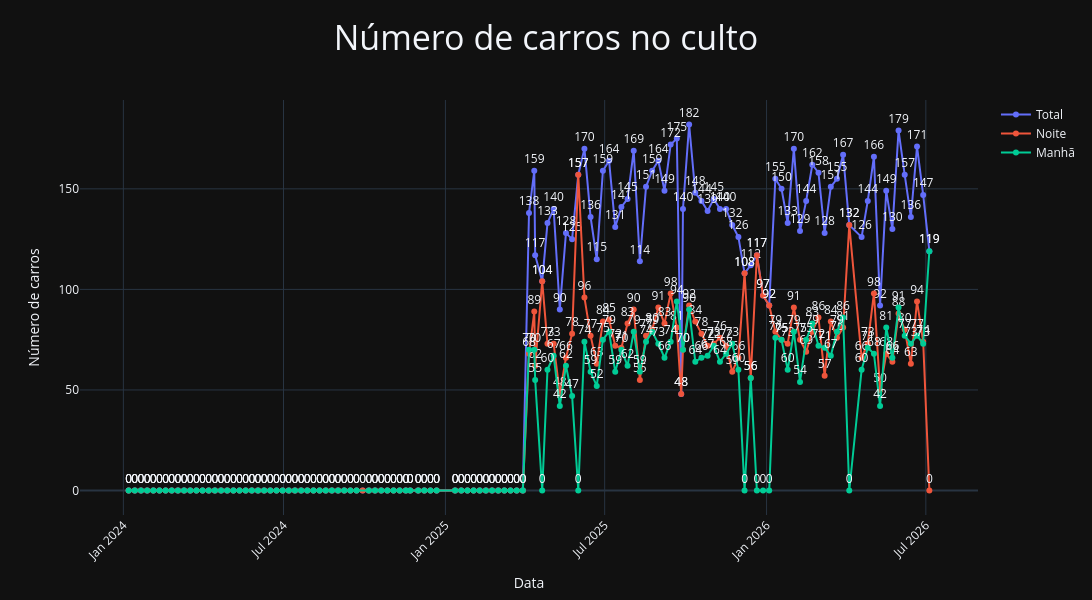

The code cell stored with this chart in its notebook:
### Code cell
dados_carros = [
        go.Scatter(
            x=df_filtrado[df_filtrado['Período do culto']==periodo]["Dia"],
            y=df_filtrado[df_filtrado['Período do culto']==periodo]["Número de carros"],
            mode="lines+markers+text",
            textposition='top center',
            text=df_filtrado[df_filtrado['Período do culto']==periodo]["Número de carros"],
            name=periodo
        ) for periodo in df_filtrado['Período do culto'].unique()]

figPC = go.Figure(dados_carros)


figPC.update_layout(
    title={
        "text": "Número de carros no culto",
        "x": 0.5,
        "xanchor": "center",
        "font": {"size": 34}
    },
    xaxis_title="Data",
    xaxis_tickangle=-45,  
    yaxis_title="Número de carros",
    template="plotly_dark",
    yaxis_rangemode='normal',
    width=ws,
    height=hs,
    hovermode="x unified"
)
